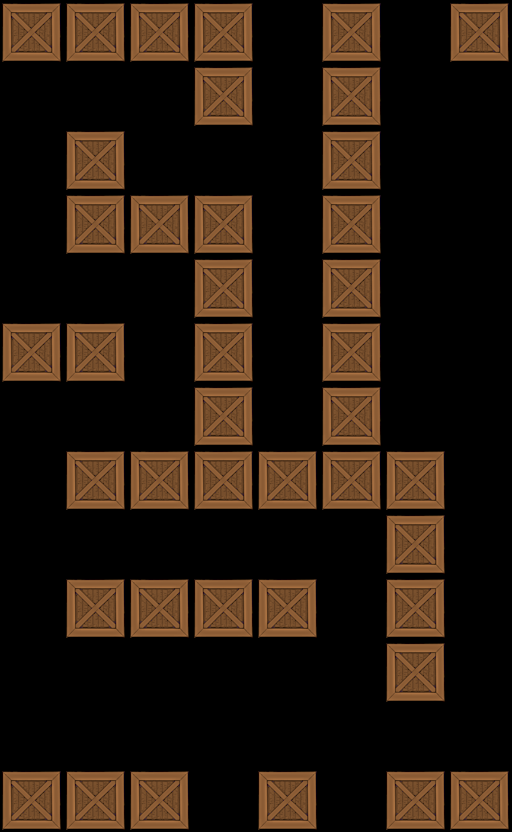

A 2D game scene composited from a Tiled map and its tileset images. What follows is a short description and the map's XML, with each tile layer's data collapsed to a summary:
An orthogonal 8x13 tile map with 64x64 px tiles, 1 tile layer (Tile Layer 1).

<map version="1.0" orientation="orthogonal" width="8" height="13" tilewidth="64" tileheight="64">
 <tileset firstgid="1" name="crate" tilewidth="64" tileheight="64">
  <image source="../../crate2.png" width="64" height="64" />
 </tileset>
 <layer name="Tile Layer 1" width="8" height="13">
  <data>[104 cells, 41 non-empty, 1 distinct tile ids]</data>
 </layer>
</map>
